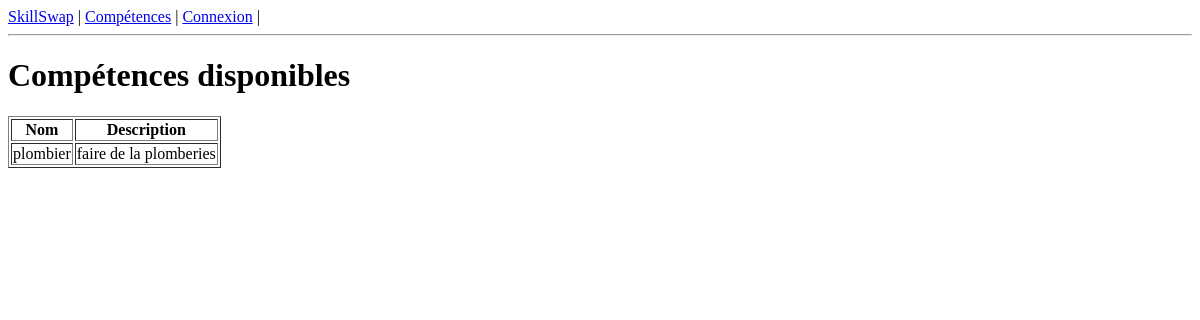
The app's page /skills/, older data.
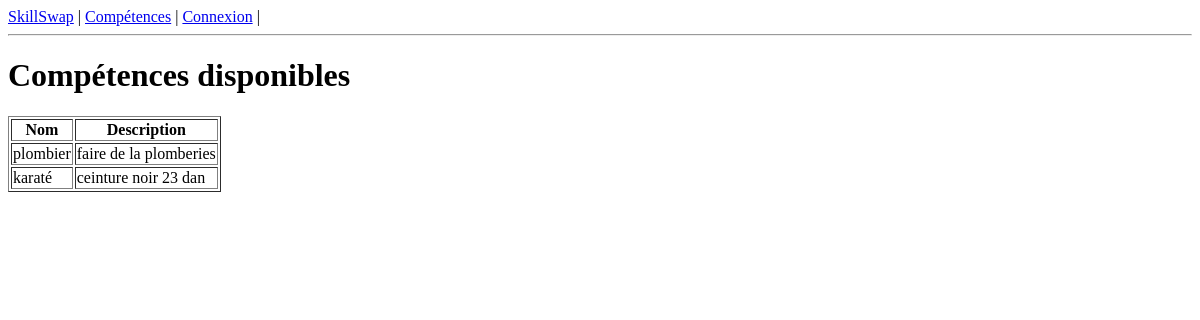
The same page, newer data.
### exchange/models.py (models this page shows, shortened)
class Skill(models.Model):
    name = models.CharField(max_length=100)
    description = models.TextField()

### exchange/views.py (the view)
# urls.py: path("skills/", views.SkillListView.as_view(), name="skill_list"),
class SkillListView(ListView):
    model = Skill
    template_name = "exchange/skill_list.html"
    context_object_name = "skills"

### exchange/templates/exchange/skill_list.html (shortened to what this page needs)
{% extends "exchange/base.html" %}
{% block content %}
<h1>Compétences disponibles</h1>
{% if skills %}
<table border="1">
    <thead>
        <tr>
            <th>Nom</th>
            <th>Description</th>
        </tr>
    </thead>
    <tbody>
        {% for skill in skills %}
        <tr>
            <td>{{ skill.name }}</td>
            <td>{{ skill.description }}</td>
        </tr>
        {% endfor %}
    </tbody>
</table>
{% else %}
<p>Aucune compétence disponible pour le moment.</p>
{% endif %}
{% endblock %}

Row changes from the older to the newer data that the page shows:
added Skill: name "karaté", description "ceinture noir 23 dan"
